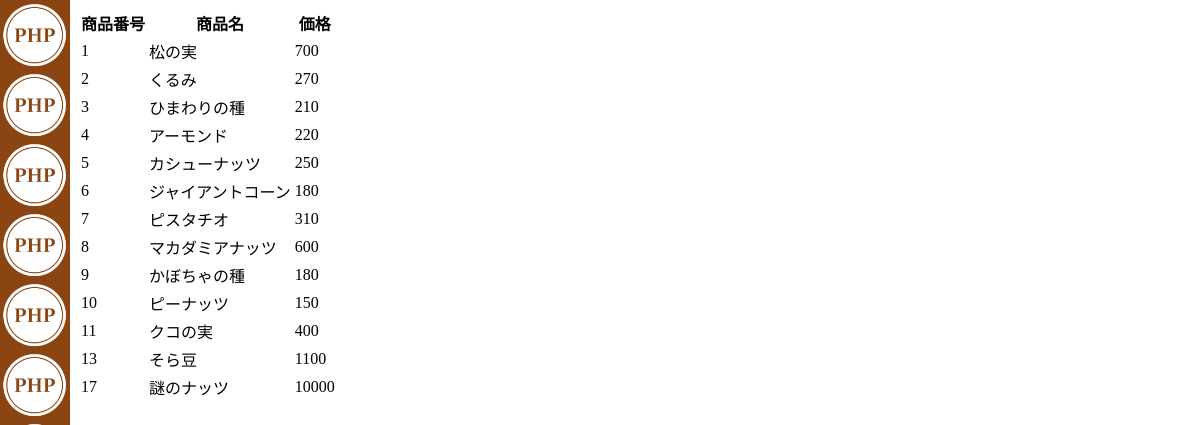
The page /admin/all4.php on the database its author committed.
### tables this page shows
CREATE TABLE `product` (
  `id` int(11) NOT NULL AUTO_INCREMENT,
  `name` varchar(200) NOT NULL,
  `price` int(11) NOT NULL,
  `images` blob NOT NULL,
  PRIMARY KEY (`id`)
);

### admin/all4.php (the view, shortened to what this page needs)
<?php require '../header.php'; ?>
<table>
<tr><th>商品番号</th><th>商品名</th><th>価格</th></tr>
<?php
$pdo=new PDO('mysql:host=localhost;dbname=IE_shop;charset=utf8',
'iio_erika', 'Asdf3333-');
foreach ($pdo->query('select * from product') as $row){
echo '<tr>';
echo '<td>',$row['id'],'</td>';
echo '<td>',$row['name'],'</td>';
echo '<td>',$row['price'],'</td>';
echo '</tr>';
}
?>
</table>
<?php require '../footer.php'; ?>

### style.css (style rules this page uses)
body { background-color: white; background-image: url(logo.png); background-size: 70px 70px; background-repeat: repeat-y; padding-left: 70px; }

### rows shown on the page
product: id "1", name "松の実", price "700"
product: id "2", name "くるみ", price "270"
product: id "3", name "ひまわりの種", price "210"
product: id "4", name "アーモンド", price "220"
product: id "5", name "カシューナッツ", price "250"
product: id "6", name "ジャイアントコーン", price "180"
product: id "7", name "ピスタチオ", price "310"
product: id "8", name "マカダミアナッツ", price "600"
product: id "9", name "かぼちゃの種", price "180"
product: id "10", name "ピーナッツ", price "150"
product: id "11", name "クコの実", price "400"
product: id "13", name "そら豆", price "1100"
product: id "17", name "謎のナッツ", price "10000"
